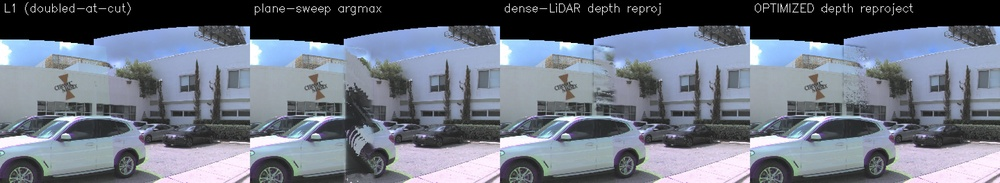
#> input picture scripts/phase3/_db13_local_check.jpg, 1000 x 183 px, shrunk from 2880 x 528 before the run
$ python db30_sky_panel_mask.py _db13_local_check.jpg out
#> lines starting #> are read from the running program, lines starting #| are printed output that depends on the picture; after the words box and inside, x2 and y2 are one past the last pixel; in counts of white or black regions, pixels touching at a corner belong together; long printed decimals are rounded
"""DB-30: prepare a sky-only harmonization mask.

Mask convention matches run_dit360_trimap_clamp.py:
  white/255 = preserve source
  black/0   = generate

The target is the upper border-connected black band plus sky-like pixels in the
captured upper panorama. It intentionally avoids dark objects, buildings, road,
and vehicles by using a conservative HSV/blue-sky test plus morphology.
"""
from __future__ import annotations

import argparse
from pathlib import Path

import cv2
import numpy as np


def border_connected(mask: np.ndarray) -> np.ndarray:
    h, w = mask.shape
    ff = mask.astype(np.uint8).copy()
    fmask = np.zeros((h + 2, w + 2), np.uint8)
    seeds = [(0, 0), (0, w - 1), (0, w // 2), (0, w // 4), (0, 3 * w // 4), (h // 2, 0), (h // 2, w - 1)]
    for sy, sx in seeds:
        if ff[sy, sx] == 1:
            cv2.floodFill(ff, fmask, (sx, sy), 2)
    return ff == 2


def main() -> int:
    ap = argparse.ArgumentParser()
    ap.add_argument("init")
    ap.add_argument("out_dir")
    ap.add_argument("--horizon-frac", type=float, default=0.54)
    ap.add_argument("--min-area", type=int, default=80)
    ap.add_argument("--dilate", type=int, default=5)
    args = ap.parse_args()

    out_dir = Path(args.out_dir)
    out_dir.mkdir(parents=True, exist_ok=True)
    bgr = cv2.imread(args.init, cv2.IMREAD_COLOR)
#> bgr is the input picture: shape (183, 1000, 3); mean B, G, R 128.8, 115.6, 108.8
    if bgr is None:
        raise FileNotFoundError(args.init)
    h, w = bgr.shape[:2]
#> h = 183; w = 1000
    rows = np.arange(h)[:, None] * np.ones((1, w))
    upper = rows < h * args.horizon_frac

    content = (bgr.sum(2) > 12).astype(np.uint8)
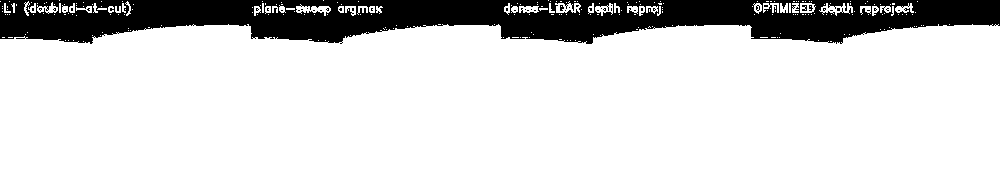
#> content: shape (183, 1000); values 0 (black) and 1 (white), 83.8% white; 49 black regions (47 under 20 px), largest, box (x1, y1, x2, y2) and area: (0, 0, 1000, 44) 29470, (802, 5, 807, 11) 22
    content = cv2.morphologyEx(content, cv2.MORPH_CLOSE, cv2.getStructuringElement(cv2.MORPH_ELLIPSE, (21, 21)))
#> content: shape (183, 1000); values 0 (black) and 1 (white), 88.2% white; 5 black regions, box (x1, y1, x2, y2) and area: (129, 0, 366, 43) 5934, (380, 0, 620, 42) 5851, (663, 0, 869, 42) 4998, (0, 11, 114, 42) 2719, (915, 0, 1000, 26) 2087
    outer_black = border_connected((content == 0)) & upper
#> after the loop in border_connected, `for sy, sx in seeds:`:
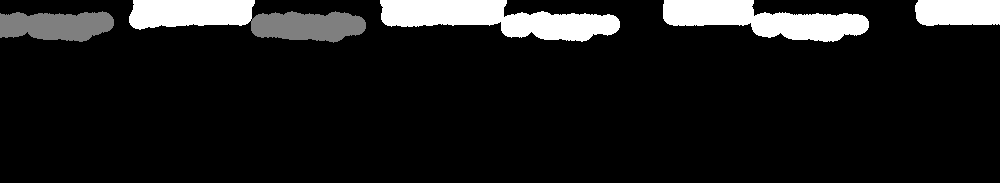
#> ff: shape (183, 1000); min 0, max 2, mean 0.206; drawn with min black and max white
#> in border_connected, `return ff == 2`: returned value: shape (183, 1000) bool; 8.8% white; 4 white regions, box (x1, y1, x2, y2) and area: (380, 0, 620, 42) 5851, (663, 0, 869, 42) 4998, (129, 0, 255, 30) 3152, (915, 0, 1000, 26) 2087

    hsv = cv2.cvtColor(bgr, cv2.COLOR_BGR2HSV)
#> hsv: shape (183, 1000, 3); mean H, S, V 89.6, 42.3, 129.4
    hue = hsv[..., 0].astype(np.int16)
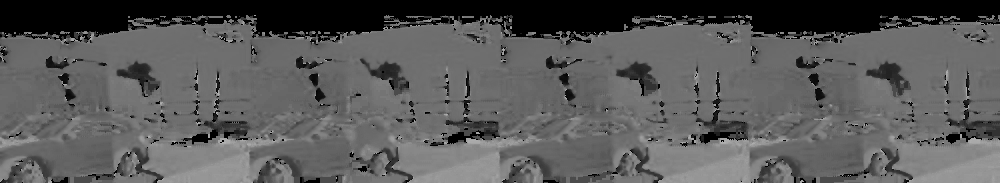
#> hue: shape (183, 1000) int16; min 0, max 177, mean 89.6
    sat = hsv[..., 1].astype(np.int16)
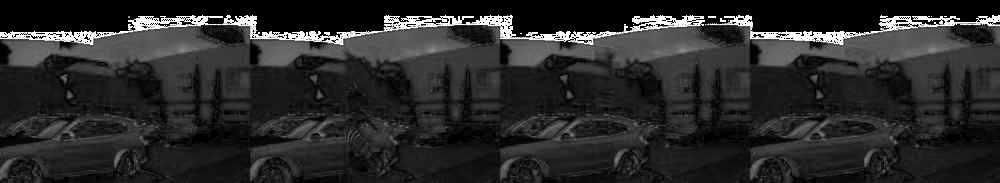
#> sat: shape (183, 1000) int16; min 0, max 255, mean 42.3
    val = hsv[..., 2].astype(np.int16)
    b = bgr[..., 0].astype(np.int16)
    g = bgr[..., 1].astype(np.int16)
    r = bgr[..., 2].astype(np.int16)

    blue_sky = (
        upper
        & (val > 95)
        & (sat > 22)
        & (hue >= 82)
        & (hue <= 128)
        & (b > r + 8)
        & (b >= g - 18)
    )
#> blue_sky: shape (183, 1000) bool; 27.3% white; 65 white regions (58 under 20 px), largest, box (x1, y1, x2, y2) and area: (0, 26, 1000, 99) 49498, (595, 95, 609, 99) 28, (400, 96, 409, 99) 27
    # Include bright low-saturation cloud pixels only when adjacent to blue sky.
    cloud_like = upper & (val > 178) & (sat < 80) & (b > 130) & (g > 130) & (r > 120)
#> cloud_like: shape (183, 1000) bool; 10.7% white; 304 white regions (275 under 20 px), largest, box (x1, y1, x2, y2) and area: (138, 27, 302, 99) 3765, (336, 27, 552, 99) 3698, (612, 27, 802, 99) 3589
    sky_seed = blue_sky | outer_black
#> sky_seed: shape (183, 1000) bool; 36.1% white; 66 white regions (58 under 20 px), largest, box (x1, y1, x2, y2) and area: (0, 0, 1000, 99) 63499, (915, 0, 1000, 26) 2087, (595, 95, 609, 99) 28
    if args.dilate > 0:
        k = cv2.getStructuringElement(cv2.MORPH_ELLIPSE, (args.dilate * 2 + 1, args.dilate * 2 + 1))
        near_sky = cv2.dilate(sky_seed.astype(np.uint8), k).astype(bool)
#> near_sky: shape (183, 1000) bool; 48.6% white; 1 white region, box (x1, y1, x2, y2) and area: (0, 0, 1000, 104) 88898
        sky_seed |= cloud_like & near_sky
#> sky_seed: shape (183, 1000) bool; 36.6% white; 100 white regions (92 under 20 px), largest, box (x1, y1, x2, y2) and area: (0, 0, 1000, 99) 64470, (915, 0, 1000, 26) 2087, (595, 95, 609, 99) 28

    # Clean tiny speckles; do not bridge aggressively across buildings/trees.
    n, labels, stats, _ = cv2.connectedComponentsWithStats(sky_seed.astype(np.uint8), connectivity=8)
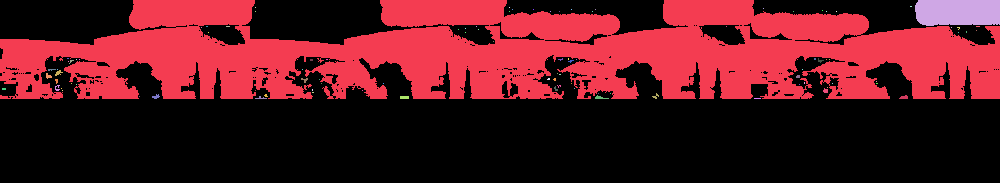
#> labels: shape (183, 1000) int32; 101 distinct labels, from 0 to 100; one colour per label, 0 black
#> n = 101; stats = 101 rows, first 6: [0, 0, 1000, 183, 115981], [0, 0, 1000, 99, 64470], [915, 0, 85, 26, 2087], [255, 7, 1, 1, 1], [509, 7, 1, 1, 1], [910, 6, 2, 1, 2]
    sky = np.zeros((h, w), bool)
    for idx in range(1, n):
        area = int(stats[idx, cv2.CC_STAT_AREA])
        if area >= args.min_area:
            sky |= labels == idx
#> this loop made 100 passes
#> area on passes 1, 2, 56, 57: 64470, 2087, 24, 22
#> pass 2, in main, `sky |= labels == idx`:
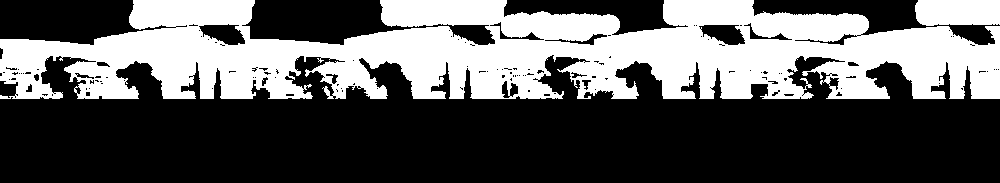
#> sky: shape (183, 1000) bool; 36.4% white; 2 white regions, box (x1, y1, x2, y2) and area: (0, 0, 1000, 99) 64470, (915, 0, 1000, 26) 2087
    sky |= outer_black
    sky &= upper

    preserve = ~sky
    mask = np.where(preserve, 255, 0).astype(np.uint8)
    cv2.imwrite(str(out_dir / "opmask_sky_panel.png"), mask)

    preview = bgr.copy().astype(np.float32)
    red = np.zeros_like(preview)
    red[..., 2] = 255
    preview[sky] = 0.45 * preview[sky] + 0.55 * red[sky]
    cv2.imwrite(str(out_dir / "opmask_sky_panel_preview.jpg"), np.clip(preview, 0, 255).astype(np.uint8), [cv2.IMWRITE_JPEG_QUALITY, 92])

    sky_only = np.zeros_like(bgr)
    sky_only[sky] = bgr[sky]
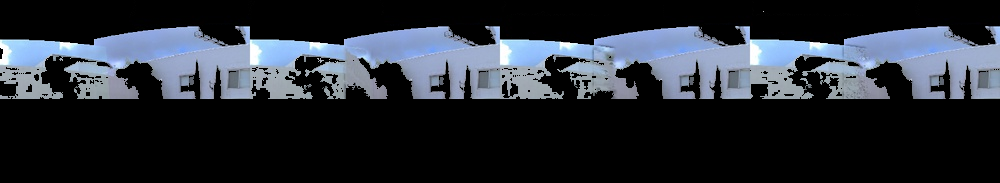
#> sky_only: shape (183, 1000, 3); mean B, G, R 54.3, 45.9, 40.9
    cv2.imwrite(str(out_dir / "opmask_sky_panel_source_pixels.jpg"), sky_only, [cv2.IMWRITE_JPEG_QUALITY, 92])

    print(
        {
            "init": args.init,
            "generate_fraction": float(sky.mean()),
            "outer_black_fraction": float(outer_black.mean()),
            "blue_sky_fraction": float(blue_sky.mean()),
            "cloud_like_fraction": float((cloud_like & sky).mean()),
            "horizon_frac": args.horizon_frac,
            "mask": str(out_dir / "opmask_sky_panel.png"),
        },
        flush=True,
    )
#| {'init': '_db13_local_check.jpg', 'generate_fraction': 0.3637, 'outer_black_fraction': 0.08791, 'blue_sky_fraction': 0.2727, 'cloud_like_fraction': 0.1056, 'horizon_frac': 0.54, 'mask': 'out/opmask_sky_panel.png'}
    return 0


if __name__ == "__main__":
    raise SystemExit(main())
#> (the program exits here)
